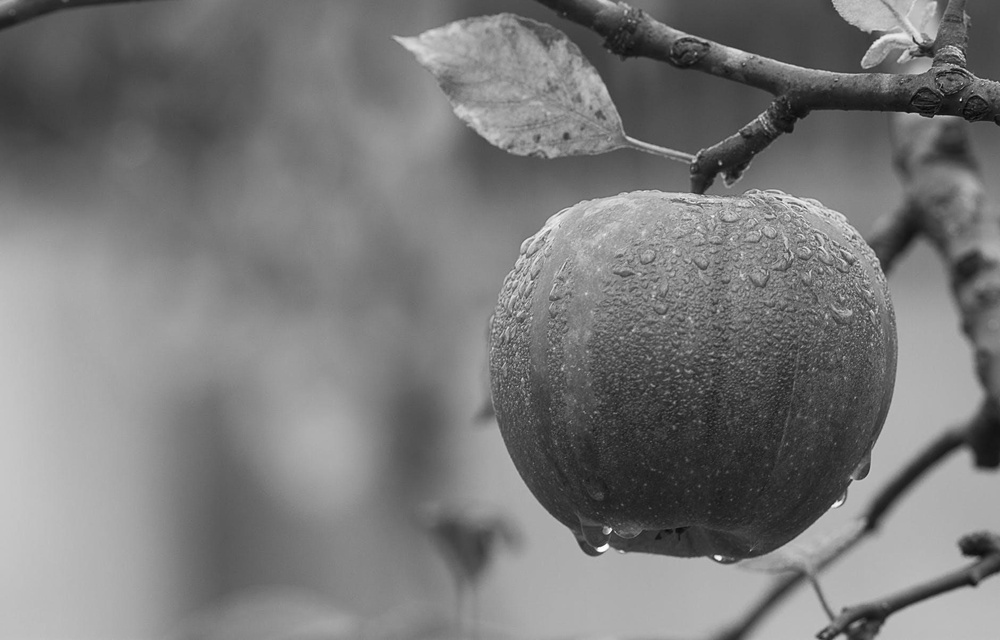
#> input picture Histogram_and_umbral/Apple.jfif, 1000 x 640 px, shrunk from 1880 x 1204 before the run
$ python Histogram_and_umbralization.py
#> lines starting #> are read from the running program, lines starting #| are printed output that depends on the picture; after the words box and inside, x2 and y2 are one past the last pixel; in counts of white or black regions, pixels touching at a corner belong together
import numpy as np
import cv2
from matplotlib import pyplot as plt
#Leo la imagen con OpenCV
img = cv2.imread("Histogram_and_umbral/Apple.jfif",cv2.IMREAD_GRAYSCALE)
#> img is the input picture: shape (640, 1000); min 1, max 255, mean 121.2
cv2.imshow("Apple",img)
#Utilizo matplotlib para calcular y mostrar el histograma, utilizando la funcion "hist"
#La funcion .ravel() permite normalizar el histograma entre el numero de pixels
#Parámetros: Imagen, maximo valor de los pixels, rango de valores de los pixels
plt.hist(img.ravel(),256,[0,256])
plt.show()
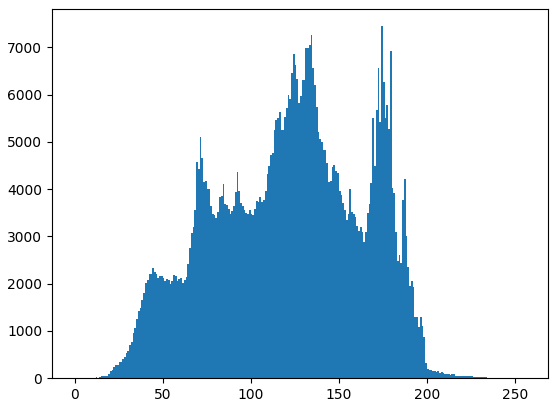
#> figure drawn by matplotlib, 1 panel; tallest bar 7447 high, from x = 174 to 175
#Mediante "calcHist" puedo hacer lo mismo con Open CV
hist = cv2.calcHist([img],[0],None,[256],[0,256])
#> hist = 256 values, max 7447 at index 174, min 0 at index 0, mean 2500
plt.plot(hist)
#ECUALIZAR UN HISTOGRAMA
eq_hist = cv2.equalizeHist(img)
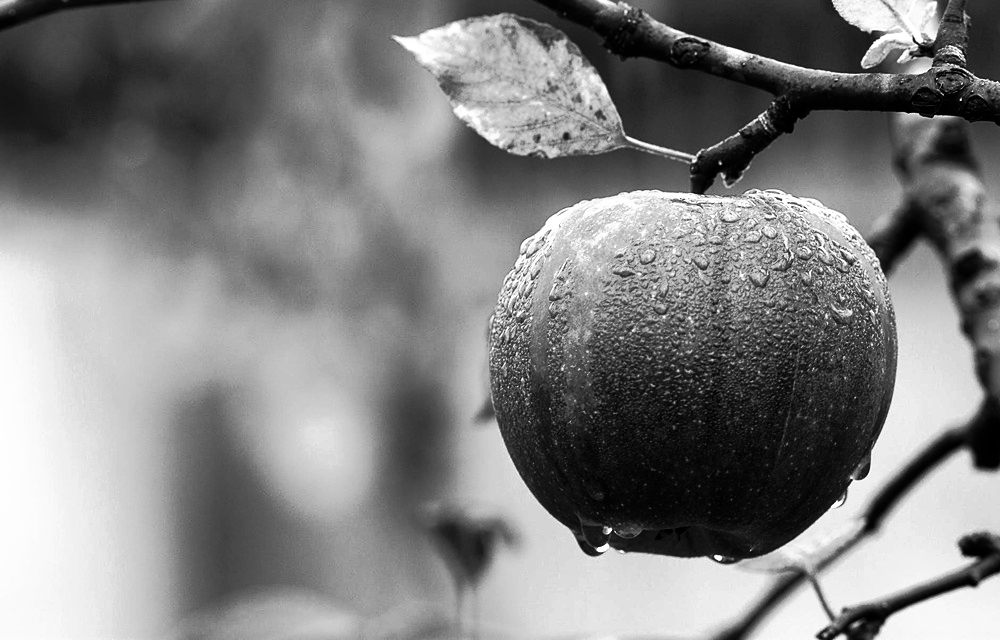
#> eq_hist: shape (640, 1000); min 0, max 255, mean 128.4
cv2.imshow("Equalized",eq_hist)

#UMBRALIZACION/ THRESHOLDING BÁSICO
#Usando THRESH_BINARY devolvera bien blanco (255) a los valores que no superen el umbral y negro (0) a los que si
_,binary = cv2.threshold(img,130,256,cv2.THRESH_BINARY)
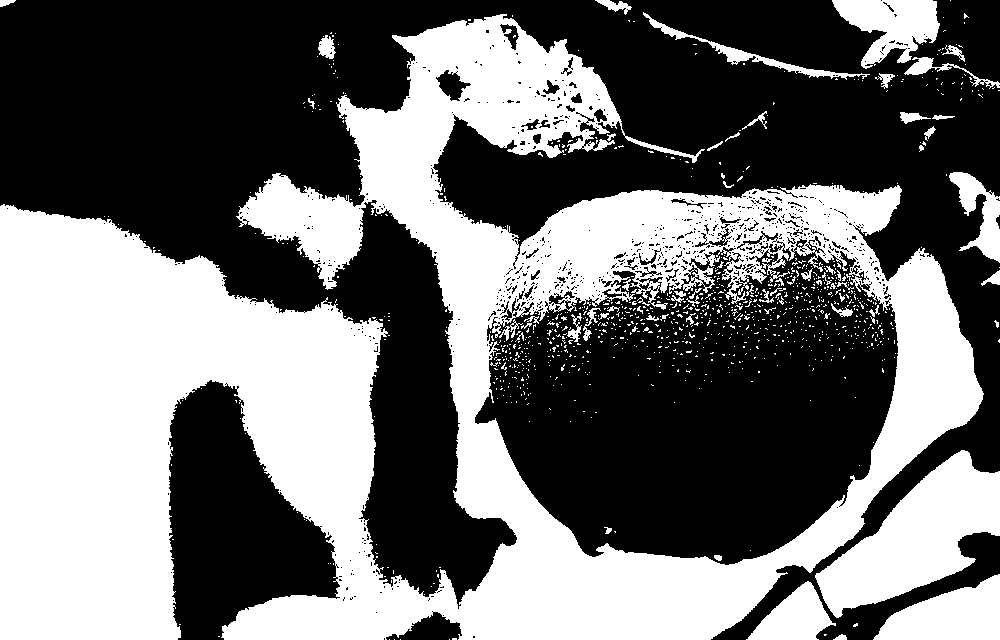
#> binary: shape (640, 1000); 44% white; 1020 white regions (956 under 20 px), largest, box (x1, y1, x2, y2) and area: (0, 14, 984, 640) 243932, (815, 450, 1000, 618) 14592, (873, 574, 1000, 640) 5243
cv2.imshow("Umbral_BIN",binary)
#Usando THRESH_BINARY_INV con los mismos parámetros, obtengo el mismo resultado que antes pero con los valores de negro y blanco invertidos
_,binary_inv = cv2.threshold(img,130,256,cv2.THRESH_BINARY_INV)
cv2.imshow("Umbral_INV_BIN",binary_inv)
#Usando THRESH_TRUNC la imagen se mantiene como está hasta el valor umbral, y a partir de él se sustituye todo por ese valor
_,binary_trunc = cv2.threshold(img,130,256,cv2.THRESH_TRUNC)
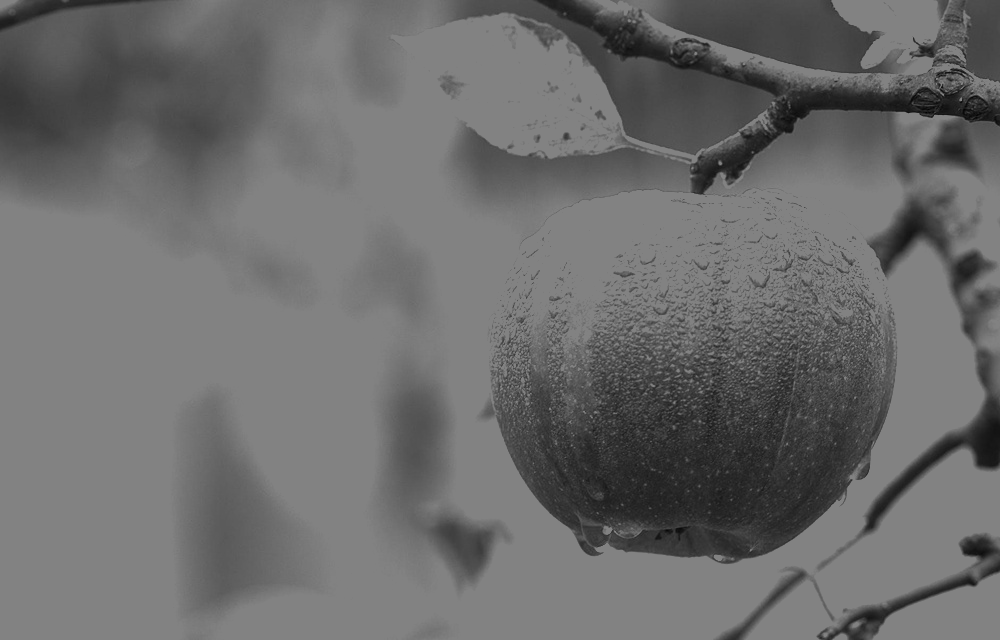
#> binary_trunc: shape (640, 1000); min 1, max 130, mean 108
cv2.imshow("Umbral_BINARY_TRUNC",binary_trunc)
#Usando THRESH_TOZERO causa que cuando el valor de un pixel es menor que el threshold, lo pinta de negro, y por encima del umbral se matiene como era
_,binary_to_zero = cv2.threshold(img,130,256,cv2.THRESH_TOZERO)
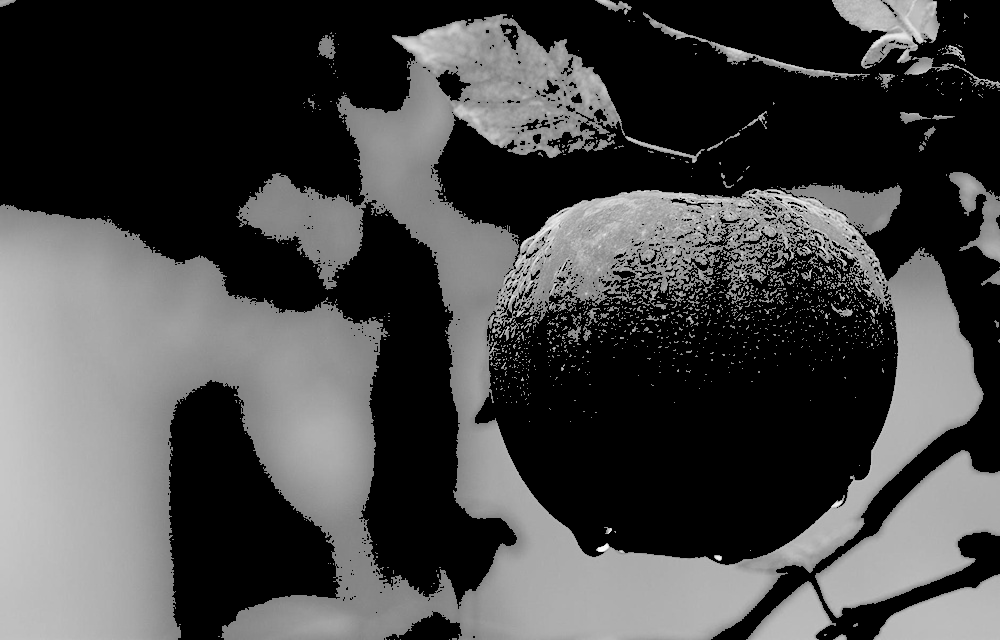
#> binary_to_zero: shape (640, 1000); min 0, max 255, mean 70.4
cv2.imshow("Umbral_BINARY_TOZERO",binary_to_zero)
#Usando THRESH_TOXERO_INV hacemos lo mismo que con el anterior, pero si NO supera el umbral queda igual, y si lo supera pasa a negro
_,binary_to_zero_inv = cv2.threshold(img,130,256,cv2.THRESH_TOZERO_INV)
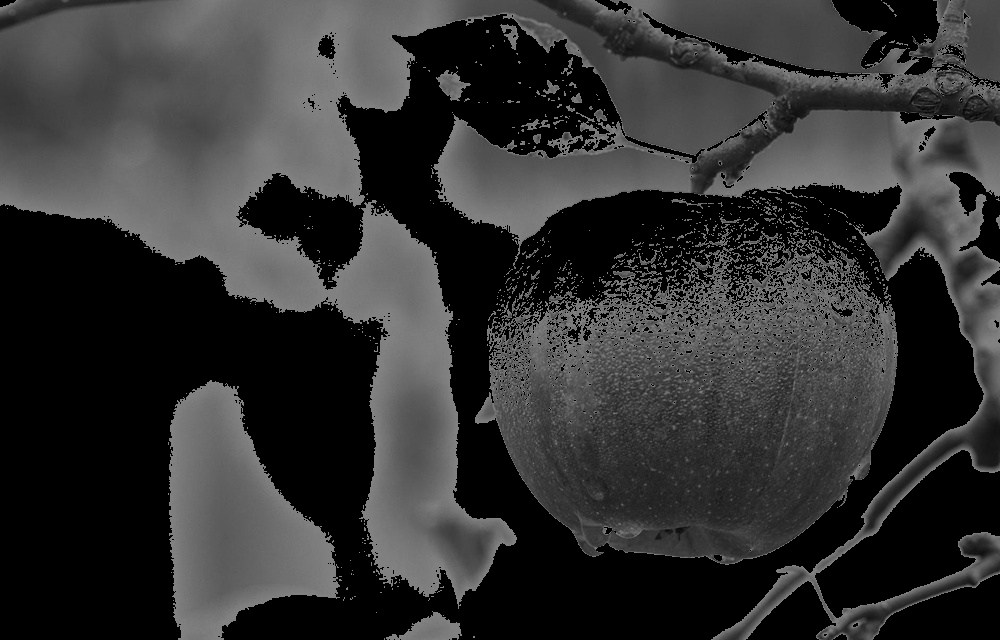
#> binary_to_zero_inv: shape (640, 1000); min 0, max 130, mean 50.8
cv2.imshow("Umbral_BINARY_TOZERO_INV",binary_to_zero_inv)
plt.show()
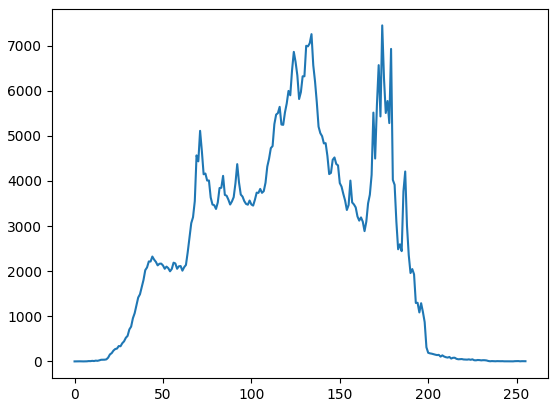
#> figure drawn by matplotlib, 1 panel; curve peaks at x = 174, y = 7447
cv2.waitKey(0)
cv2.destroyAllWindows()
